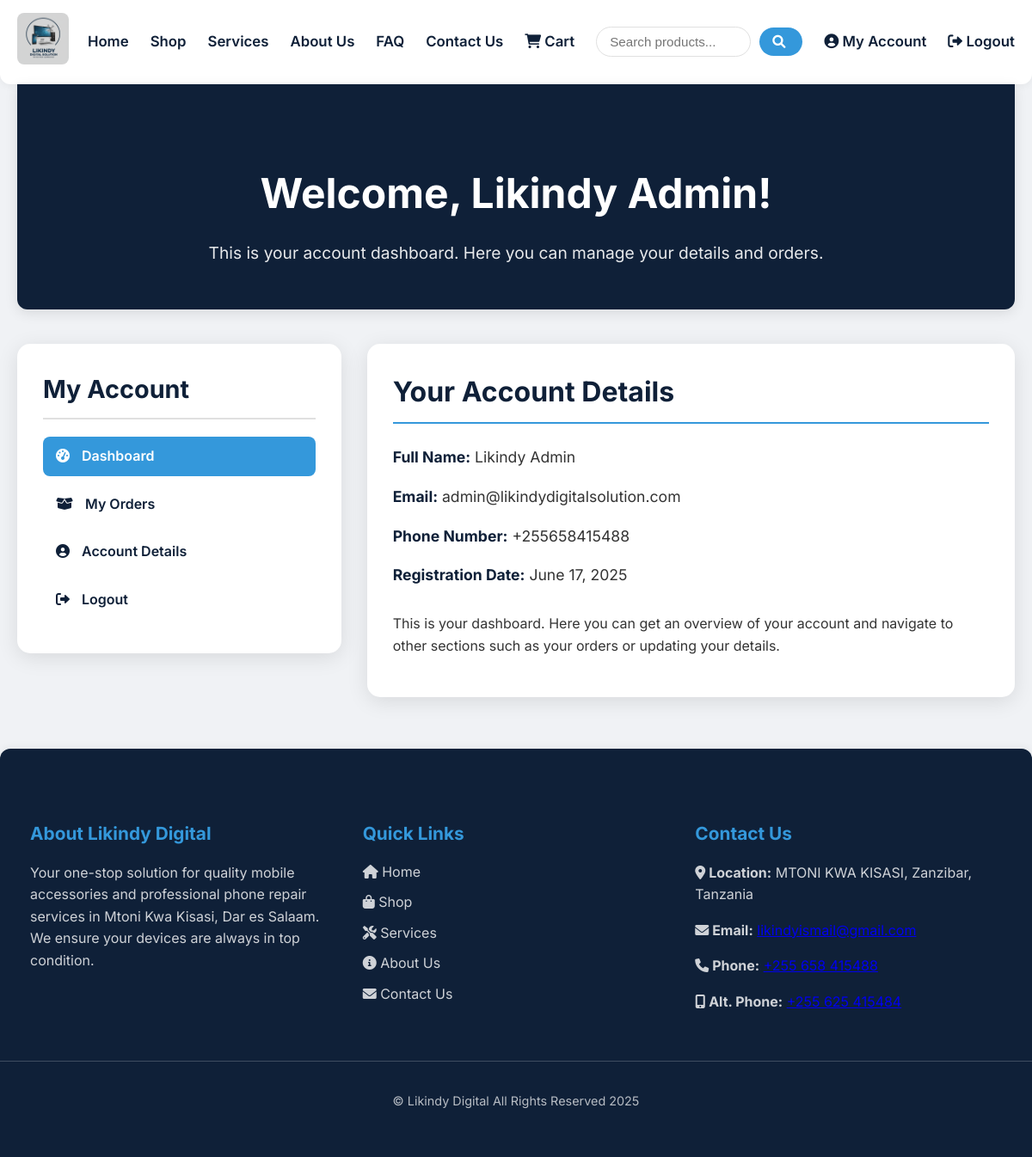
Page /my-account.php (signed in) on the committed database.
### tables this page shows
CREATE TABLE `users` (
  `id` int(11) NOT NULL,
  `username` varchar(50) DEFAULT NULL,
  `password_hash` varchar(255) NOT NULL,
  `email` varchar(100) NOT NULL,
  `full_name` varchar(100) DEFAULT NULL,
  `phone_number` varchar(50) DEFAULT NULL,
  `address` text DEFAULT NULL,
  `role` enum('customer','admin') NOT NULL DEFAULT 'customer',
  `registration_date` timestamp NOT NULL DEFAULT current_timestamp()
);

### my-account.php (the view, shortened to what this page needs)
<?php
include 'header.php';
$user_id = $_SESSION['user_id'];
$user_full_name = $_SESSION['user_name'] ?? 'User';
$user_email = $_SESSION['user_email'] ?? 'No Email';
$user_phone = 'N/A';
$registration_date = 'N/A';
$sql_user_details = "SELECT full_name, email, phone_number, registration_date FROM `users` WHERE id = ?";
$stmt_user = $conn->prepare($sql_user_details);
if ($stmt_user === FALSE) {
    error_log("SQL Error in my-account.php prepare: " . $conn->error);
} else {
    $stmt_user->bind_param("i", $user_id);
    $stmt_user->execute();
    $result_user = $stmt_user->get_result();
    if ($result_user->num_rows > 0) {
        $user_data = $result_user->fetch_assoc();
        $user_full_name = htmlspecialchars($user_data['full_name']);
        $user_email = htmlspecialchars($user_data['email']);
        $user_phone = htmlspecialchars($user_data['phone_number']);
        $registration_date = date('F j, Y', strtotime($user_data['registration_date']));
    }
}
?>
<div class="container">
    <section class="my-account-header">
        <h1>Welcome, <?php echo $user_full_name; ?>!</h1>
        <p>This is your account dashboard. Here you can manage your details and orders.</p>
    </section>
    <div class="account-dashboard-grid">
        <aside class="account-sidebar">
            <h3>My Account</h3>
            <ul>
                <li><a href="my-account.php" class="active"><i class="fa-solid fa-gauge-high"></i> Dashboard</a></li>
                <li><a href="my-account-orders.php"><i class="fa-solid fa-box-open"></i> My Orders</a></li>
                <li><a href="my-account-details.php"><i class="fa-solid fa-user-circle"></i> Account Details</a></li>
                <li><a href="logout.php"><i class="fa-solid fa-sign-out-alt"></i> Logout</a></li>
            </ul>
        </aside>
        <section class="account-main-content">
            <h2>Your Account Details</h2>
            <div class="account-info">
                <p><strong>Full Name:</strong> <?php echo $user_full_name; ?></p>
                <p><strong>Email:</strong> <?php echo $user_email; ?></p>
                <p><strong>Phone Number:</strong> <?php echo $user_phone; ?></p>
                <p><strong>Registration Date:</strong> <?php echo $registration_date; ?></p>
            </div>
            <p style="margin-top: 30px;">This is your dashboard. Here you can get an overview of your account and navigate to other sections such as your orders or updating your details.</p>
        </section>
    </div>
</div>
<?php
include 'footer.php';
?>

### header.php (style rules this page uses)
:root { --primary-dark: #0F2038; --secondary-grey: #6C7A89; --background-light: #f0f2f5; --white: #ffffff; --text-dark: #333333; --light-grey-border: #e0e0e0; --accent-blue: #3498db; --accent-hover: #2980b9; --cta-green: #2ecc71; --cta-green-hover: #27ae60; }
body { font-family: 'Inter', sans-serif; margin: 0; padding: 0; background-color: var(--background-light); color: var(--text-dark); line-height: 1.6; }
.container { max-width: 1200px; margin: 0 auto; padding: 0 20px; box-sizing: border-box; }

### my-account.php (style rules this page uses)
.my-account-header { background-color: var(--primary-dark); color: var(--white); padding: 50px 20px; text-align: center; border-bottom-left-radius: 12px; border-bottom-right-radius: 12px; box-shadow: 0 4px 15px rgba(0, 0, 0, 0.1); margin-bottom: 40px; }
.my-account-header h1 { font-size: 3em; margin-bottom: 15px; font-weight: 700; }
.my-account-header p { font-size: 1.2em; max-width: 800px; margin: 0 auto; opacity: 0.9; }
.account-dashboard-grid { display: grid; grid-template-columns: 1fr 2fr; gap: 30px; margin-top: 40px; margin-bottom: 60px; }
.account-sidebar { background-color: var(--white); padding: 30px; border-radius: 15px; box-shadow: 0 5px 25px rgba(0, 0, 0, 0.1); align-self: start; }
.account-sidebar h3 { font-size: 1.8em; color: var(--primary-dark); margin-top: 0; margin-bottom: 20px; border-bottom: 2px solid var(--light-grey-border); padding-bottom: 10px; }
.account-sidebar ul { list-style: none; padding: 0; margin: 0; }
.account-sidebar ul li { margin-bottom: 10px; }
.account-sidebar ul li a { display: block; padding: 10px 15px; text-decoration: none; color: var(--primary-dark); font-weight: 600; border-radius: 8px; transition: background-color 0.3s ease, color 0.3s ease; }
.account-sidebar ul li a:hover, .account-sidebar ul li a.active { background-color: var(--accent-blue); color: var(--white); }
.account-sidebar ul li a i { margin-right: 10px; }
.account-main-content { background-color: var(--white); padding: 30px; border-radius: 15px; box-shadow: 0 5px 25px rgba(0, 0, 0, 0.1); }
.account-main-content h2 { font-size: 2em; color: var(--primary-dark); margin-top: 0; margin-bottom: 25px; border-bottom: 2px solid var(--accent-blue); padding-bottom: 10px; }
.account-info p { font-size: 1.1em; margin-bottom: 10px; color: var(--text-dark); }
.account-info p strong { color: var(--primary-dark); }

### rows in the picture
users: full_name "Likindy Admin", email "admin@likindydigitalsolution.com", phone_number "+255658415488", registration_date "June 17, 2025"
